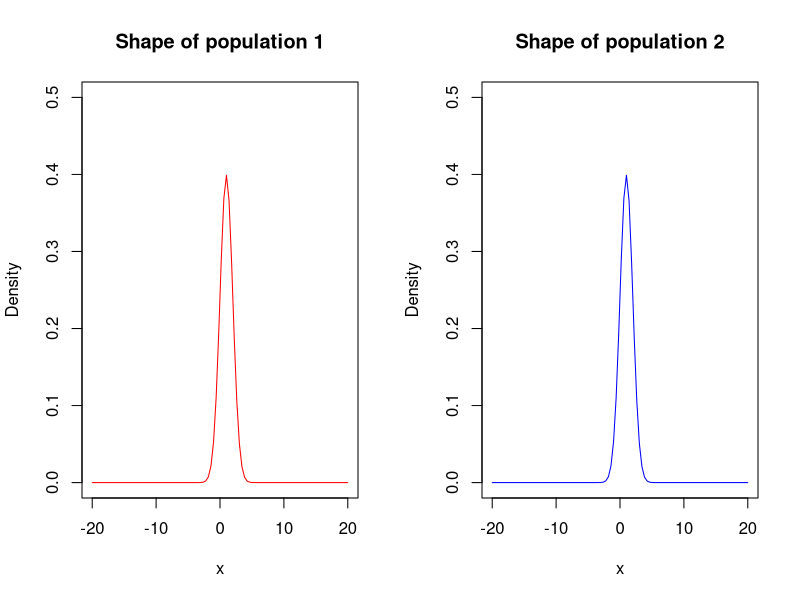

Recreate this plot in R.
## ---- chunk 1
## POPULATION 1
MEAN1 = 1  # Mean of population 1, should be positive!
SD1 = 1  # Standard deviation of population 1
SAMPLE_SIZE1 = 5  # Number of samples you are drawing from the population
SKEWED1 = FALSE  # Either TRUE or FALSE

## POPULATION 2
MEAN2 = 1  # Mean of population 2, should be positive!
SD2 = 1  # Standard deviation of population 2
SAMPLE_SIZE2 = 5  # Number of samples you are drawing from the population
SKEWED2 = FALSE  # Either TRUE or FALSE

### DO NOT ENTER ANYTHING BELOW THIS LINE
#############################################################
#  All the code below this line is the simulation

## Make plots of the populations

vals = seq(-20, 20, len=100)

par(mfrow=c(1,2))

if(!SKEWED1){
    plot(vals, dnorm(vals, mean=MEAN1, sd=SD1), type="l", ylim=c(0, 0.5),
                    main="Shape of population 1", ylab="Density", xlab="x", col="red")
} else{
    plot(vals, dexp(vals, rate=1 / MEAN1), type="l", ylim=c(0, 0.5),
                    main="Shape of population 1", ylab="Density", xlab="x", col="red")
}

if(!SKEWED2){
    plot(vals, dnorm(vals, mean=MEAN2, sd=SD2), type="l", ylim=c(0, 0.5),
                    main="Shape of population 2", ylab="Density", xlab="x", col="blue")
} else{
    plot(vals, dexp(vals, rate=1 / MEAN2), type="l", ylim=c(0, 0.5),
                    main="Shape of population 2", ylab="Density", xlab="x", col="blue")
}


## RUN THE SIMULATION
SIM=5000  # Number of simulations
alpha = 0.05  # TYPE I ERROR RATE

if(!SKEWED1){
    pop1_results = matrix(rnorm(SIM * SAMPLE_SIZE1, mean=MEAN1, sd=SD1),
                            nrow=SAMPLE_SIZE1, ncol=SIM)
} else{
    pop1_results = matrix(rexp(SIM * SAMPLE_SIZE1, rate=1 / MEAN1),
                            nrow=SAMPLE_SIZE1, ncol=SIM)

}

if(!SKEWED2){
    pop2_results = matrix(rnorm(SIM * SAMPLE_SIZE2, mean=MEAN2, sd=SD2),
                            nrow=SAMPLE_SIZE2, ncol=SIM)
} else{
    pop2_results = matrix(rexp(SIM * SAMPLE_SIZE2, rate=1 / MEAN2),
                            nrow=SAMPLE_SIZE2, ncol=SIM)

}

significant = array(NA, dim=SIM)
for(i in 1:SIM){

    p_val = t.test(pop1_results[,i], pop2_results[,i], var.equal=TRUE)$p.value
    significant[i] = p_val < alpha

}

# PRINT YOUR RESULTS
if(MEAN1 == MEAN2){
    print(paste("Your true TYPE I ERROR RATE is:", sum(significant) / SIM))
} else {
    print(paste("Your TYPE II ERROR RATE is: ",
                    (length(significant) - sum(significant)) / SIM))
}


